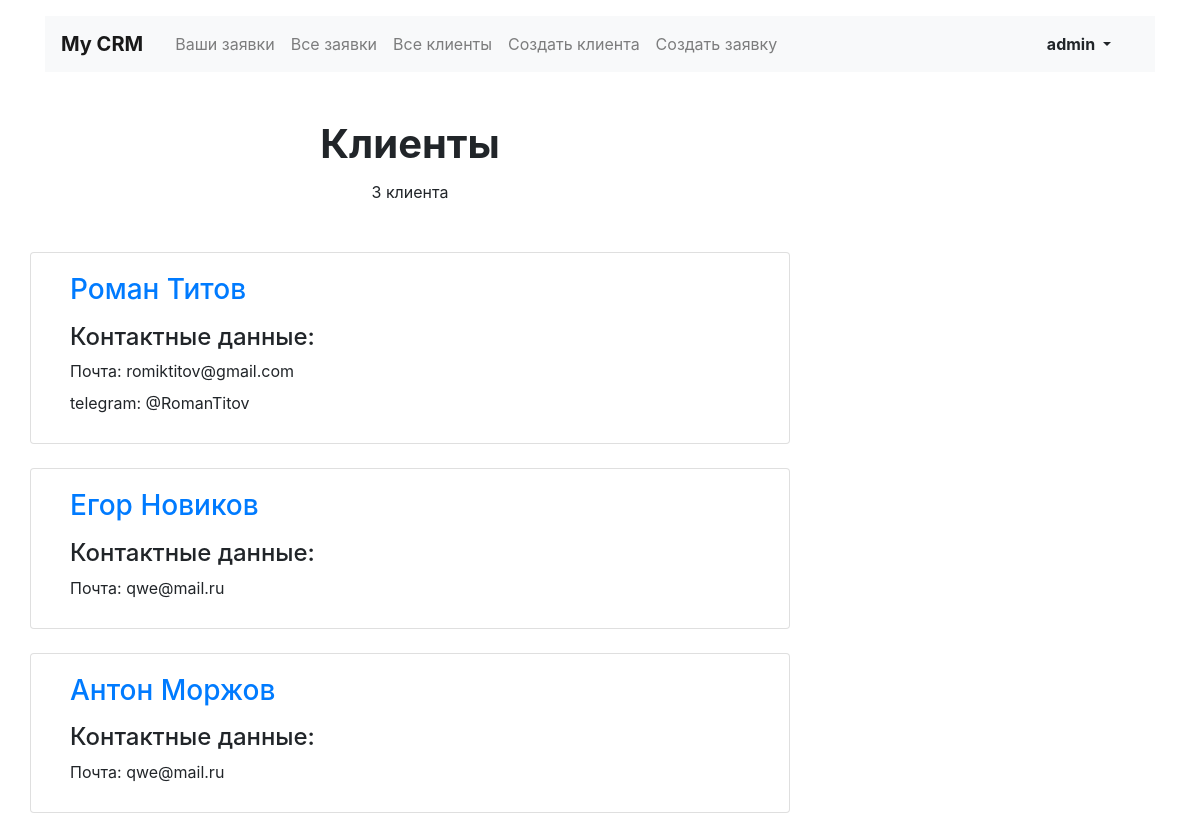
/clients/all/ (signed in), run on the app's committed database.
### authentication/models.py (models this page shows)
class User(AbstractUser):
    is_administrator = models.BooleanField(default=False)
    is_employee = models.BooleanField(default=False)

### crm/models.py (models this page shows, shortened)
class Client(models.Model):
    first_name = models.CharField(
        'Имя',
        max_length=128,
    )
    last_name = models.CharField(
        'Фамилия',
        max_length=128,
        blank=True,
    )
    phone_regex = RegexValidator(
        regex=r'^\+?1?\d{9,15}$',
        message="Phone number must be entered in the format:"
                " '+999999999'. Up to 15 digits allowed.",
    )
    phone_number = models.CharField(
        'Номер телефона',
        validators=[phone_regex],
        max_length=17,
        blank=True,
    )
    email = models.EmailField('Электронная почта')
    tg_username = models.CharField('Ник в telegram', max_length=128, blank=True)
    registration_data = models.DateTimeField(auto_now_add=True)
    class Meta:
        verbose_name = 'Клиент'
        verbose_name_plural = 'Клиенты'

### crm/views/client.py (the view)
# urls.py: path('clients/all/', ClientsView.as_view(), name='all_clients'),
class ClientsView(AdministratorMixin, ListView):
    model = models.Client
    context_object_name = 'clients'
    template_name = 'crm/client/clients_list.html'
    redirect_url = 'home'

### crm/mixins.py (called while the page is built)
    def dispatch(self, request, *args, **kwargs):
        user_test_result = self.test_func(request, *args, **kwargs)
        if not user_test_result:
            return redirect(self.redirect_url)
        return super().dispatch(request, *args, **kwargs)

    def test_func(self, request, *args, **kwargs):
        return request.user.is_administrator

### crm/templatetags/ru_pluralize.py (called while the page is built)
@register.filter()
def ru_pluralize(number, arg: str = 'ночь,ночи,ночей'):
    nominative_singular, genitive_singular, genitive_plural = arg.split(',')
    number = abs(number)
    if number % 10 in [0, 5, 6, 7, 8, 9] or 11 <= number % 100 <= 19:
        return f'{number} {genitive_plural}'
    elif number % 10 == 1:
        return f'{number} {nominative_singular}'
    else:
        return f'{number} {genitive_singular}'

### crm/templates/crm/client/clients_list.html
{% extends "../base/base.html" %}
{% load ru_pluralize %}
{% load crispy_forms_tags %}
{% block content %}
<section class="row pt-2">
  <div class="col-12 col-lg-8">
      <h1 class="h1 text-center mx-auto mt-4"><strong>Клиенты</strong></h1>
      <p class="text-center pt-1">{{ clients|length|ru_pluralize:'клиент, клиента, клиентов' }}</p>
      <div class="row mt-5">
          {% load i18n %}
            {% language 'ru' %}
              {% for client in clients %}
                {% include './client_card.html' %}
              {% endfor %}
            {% endlanguage %}
      </div>
  </div>
</section>
{% endblock content %}

### crm/templates/crm/base/navbar.html (shortened to what this page needs)
<header class="container mt-3">
    <nav class="navbar navbar-expand-lg navbar-light bg-light">
      <a class="navbar-brand mr-4 font-weight-bold" href="{% url 'home' %}">My CRM</a>
      <div class="collapse navbar-collapse justify-content-end" id="navbarNav">
        <ul class="navbar-nav col-10">
          <li class="nav-item">
            <a class="nav-link" href="{% url 'home' %}">Ваши заявки</a>
          </li>
          {% if user.is_administrator %}
              <li class="nav-item">
                <a class="nav-link" href="{% url 'all_applications' %}">Все заявки</a>
              </li>
              <li class="nav-item">
                <a class="nav-link" href="{% url 'all_clients' %}">Все клиенты</a>
              </li>
              <li class="nav-item">
                <a class="nav-link" href="{% url 'client_create' %}">Создать клиента</a>
              </li>
              <li class="nav-item">
                <a class="nav-link" href="{% url 'application_create' %}">Создать заявку</a>
              </li>
          {% endif %}
        </ul>
        <ul class="navbar-nav col-2 justify-content-end">
          {% if user.is_authenticated %}
              <li class="nav-item active">
                <div class="btn-group">
                  <button type="button" class="btn dropdown-toggle font-weight-bold" data-toggle="dropdown" aria-haspopup="true" aria-expanded="false">
                    {{ user.username }}
                  </button>
                </div>
              </li>
          {% else %}
              <li class="nav-item active">
                <a href="{% url 'login' %}" class="nav-link font-weight-bold">Вход</a>
              </li>
          {% endif %}
        </ul>
      </div>
    </nav>
</header>

### crm/templates/crm/client/client_card.html (shortened to what this page needs)
<div class="card col-12 mb-4">
    <div class="card-body px-4">
      <div class="row">
        <div class="col-12">
          <a href="{% url 'client_edit' client.id %}"><h3 class="h3 pb-2">{{ client.first_name }} {{ client.last_name }}</h3></a>
          <h4 class="mb-2">Контактные данные:</h4>
          <p class="mb-2">Почта: {{ client.email }}</p>
          {% if client.tg_username %}
            <p class="mb-2">telegram: {{ client.tg_username }}</p>
          {% endif %}
        </div>
      </div>
    </div>
</div>

### data on the page
User: username "admin"
Client: first_name "Роман", last_name "Титов", email "romiktitov@gmail.com", tg_username "@RomanTitov"
Client: first_name "Егор", last_name "Новиков", email "qwe@mail.ru"
Client: first_name "Антон", last_name "Моржов", email "qwe@mail.ru"

### other printed values
{{ clients|length|ru_pluralize:'клиент, клиента, клиентов' }} "3 клиента"
